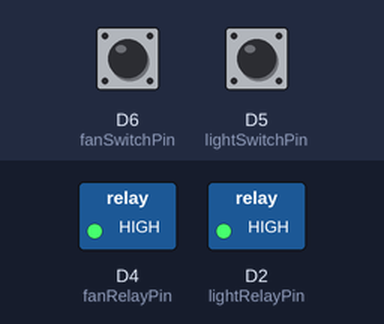
Simulated run of this sketch. Board: ESP8266 (NodeMCU). Shown: switched loads named in the sketch (green lamp = pin HIGH). Dashed ring = blinking. The inputs (shaded band) are chosen by the test bench; at power-on: D6 (fanSwitchPin) HIGH, D5 (lightSwitchPin) HIGH.

Above: at 1.2 s.
1.3 s: D6 (fanSwitchPin) pulled LOW for 1 s
At 2.5 s:
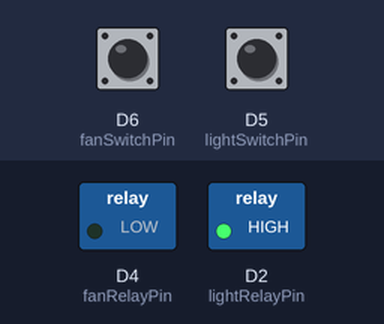
3.8 s: D5 (lightSwitchPin) pulled LOW for 3.2 s
At 3.9 s:
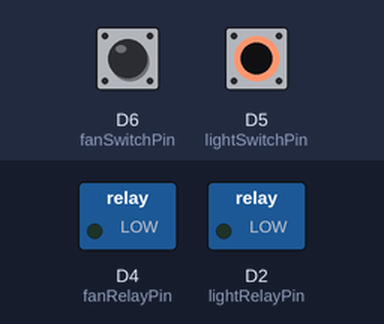
8.5 s: D5 (lightSwitchPin) pulled LOW for 0.15 s
At 9.7 s:
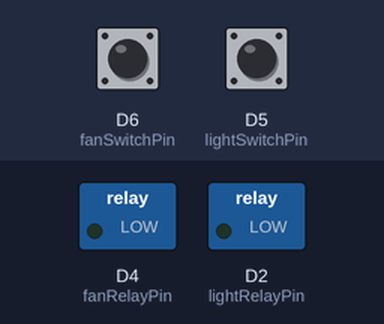
10.1 s: D6 (fanSwitchPin) pulled LOW for 0.15 s
At 10.9 s:
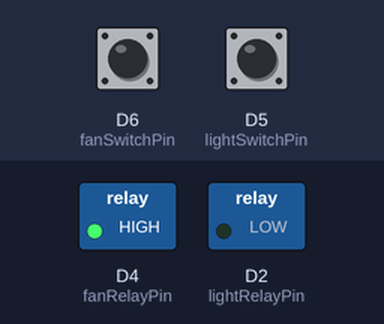
11.7 s: D6 (fanSwitchPin) pulled LOW for 3.2 s
At 12.0 s:
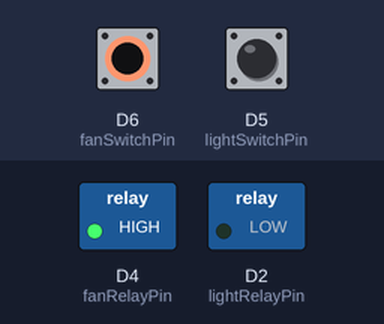
Timing chart, 0 to 16.2 s (numbered marks = the images above; inputs shaded):
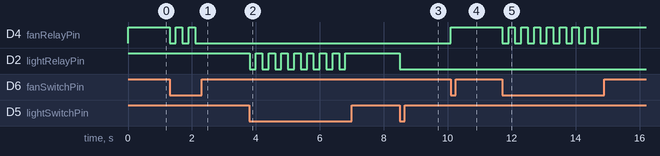

Measured:
- after the input at 1.3 s, D4 (fanRelayPin): alternates HIGH for 0.20 s and LOW for 0.20 s, 5 changes in all, then stays LOW, starting at once
- after the input at 3.8 s, D2 (lightRelayPin): alternates HIGH for 0.20 s and LOW for 0.20 s, 16 changes in all, then stays HIGH, starting at once
- after the input at 8.5 s, D2 (lightRelayPin): HIGH → LOW at once
- after the input at 10.1 s, D4 (fanRelayPin): LOW → HIGH at once
- after the input at 11.7 s, D4 (fanRelayPin): alternates HIGH for 0.20 s and LOW for 0.20 s, 16 changes in all, then stays HIGH, starting at once

The sketch:

smarthomesystem.ino
```cpp
#include <ESP8266WiFi.h>


// Wi-Fi credentials
const char* ssid = "WIFI_SSID";
const char* password = "WIFI_PASSWORD";

// Cadio device credentials and topics (replace with your actual values)
const char* cadio_server = "CADIO_MQTT_BROKER"; // Example
const int cadio_port = 1883;                        // Example
const char* cadio_device_id = "ESP8266_ID";
const char* light_control_topic = "devices/YOUR_ESP8266_ID/lights/control";
const char* fan_control_topic = "devices/YOUR_ESP8266_ID/fans/control";
const char* light_state_topic = "devices/YOUR_ESP8266_ID/lights/state";
const char* fan_state_topic = "devices/YOUR_ESP8266_ID/fans/state";

// Relay control pins
const int lightRelayPin = D2;
const int fanRelayPin = D4;

// Manual switch pins
const int lightSwitchPin = D5;
const int fanSwitchPin = D6;

WiFiClient espClient;
// CadioClient cadioClient(espClient); // Assuming a Cadio client library

bool lightState = false;
bool fanState = false;

void setup_wifi() {
  // ... (Standard Wi-Fi connection code) ...
}

// Callback function to handle messages from Cadio
void cadioCallback(char* topic, byte* payload, unsigned int length) {
  // ... (Parse the topic and payload to control relays) ...
  if (strcmp(topic, light_control_topic) == 0) {
    if (String((char*)payload).startsWith("ON")) {
      digitalWrite(lightRelayPin, LOW); // Assuming LOW turns ON
      lightState = true;
    } else if (String((char*)payload).startsWith("OFF")) {
      digitalWrite(lightRelayPin, HIGH); // Assuming HIGH turns OFF
      lightState = false;
    }
    // cadioClient.publish(light_state_topic, lightState ? "ON" : "OFF");
  } else if (strcmp(topic, fan_control_topic) == 0) {
    // ... (Control fan relay based on payload) ...
  }
}

void reconnectCadio() {
  // ... (Code to connect/reconnect to Cadio) ...
  // cadioClient.setCallback(cadioCallback);
  // cadioClient.subscribe(light_control_topic);
  // cadioClient.subscribe(fan_control_topic);
}

void setup() {
  Serial.begin(115200);
  setup_wifi();
  pinMode(lightRelayPin, OUTPUT);
  pinMode(fanRelayPin, OUTPUT);
  pinMode(lightSwitchPin, INPUT_PULLUP); // Use internal pull-up
  pinMode(fanSwitchPin, INPUT_PULLUP);   // Use internal pull-up

  digitalWrite(lightRelayPin, HIGH); // Initialize OFF
  digitalWrite(fanRelayPin, HIGH);   // Initialize OFF

  // reconnectCadio();
}

void loop() {
  // if (!cadioClient.connected()) {
  //   reconnectCadio();
  // }
  // cadioClient.loop();

  // Manual switch control
  if (digitalRead(lightSwitchPin) == LOW) {
    lightState = !lightState;
    digitalWrite(lightRelayPin, lightState ? LOW : HIGH);
    // cadioClient.publish(light_state_topic, lightState ? "ON" : "OFF");
    delay(200); // Debounce
  }
  if (digitalRead(fanSwitchPin) == LOW) {
    fanState = !fanState;
    digitalWrite(fanRelayPin, fanState ? LOW : HIGH);
    // cadioClient.publish(fan_state_topic, fanState ? "ON" : "OFF");
    delay(200); // Debounce
  }
}
```
